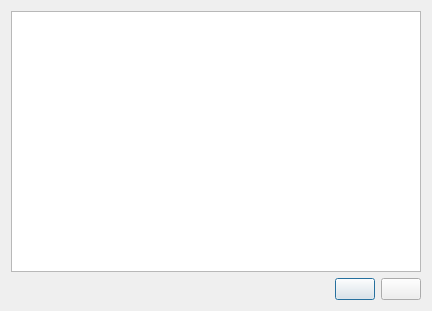
<?xml version="1.0" encoding="UTF-8"?>
<ui version="4.0">
 <class>MapListDialog</class>
 <widget class="QDialog" name="MapListDialog">
  <property name="geometry">
   <rect>
    <x>0</x>
    <y>0</y>
    <width>432</width>
    <height>311</height>
   </rect>
  </property>
  <property name="windowTitle">
   <string>Maps</string>
  </property>
  <layout class="QVBoxLayout" name="verticalLayout">
   <item>
    <widget class="QListWidget" name="listWidget"/>
   </item>
   <item>
    <layout class="QHBoxLayout" name="horizontalLayout">
     <item>
      <spacer name="horizontalSpacer">
       <property name="orientation">
        <enum>Qt::Horizontal</enum>
       </property>
       <property name="sizeHint" stdset="0">
        <size>
         <width>40</width>
         <height>20</height>
        </size>
       </property>
      </spacer>
     </item>
     <item>
      <widget class="QPushButton" name="addButton">
       <property name="text">
        <string/>
       </property>
       <property name="icon">
        <iconset resource="../../icons/icons.qrc">
         <normaloff>:/add_icon</normaloff>:/add_icon</iconset>
       </property>
      </widget>
     </item>
     <item>
      <widget class="QPushButton" name="delButton">
       <property name="text">
        <string/>
       </property>
       <property name="icon">
        <iconset resource="../../icons/icons.qrc">
         <normaloff>:/remove_icon</normaloff>:/remove_icon</iconset>
       </property>
      </widget>
     </item>
    </layout>
   </item>
  </layout>
 </widget>
 <resources>
  <include location="../../icons/icons.qrc"/>
 </resources>
 <connections/>
</ui>
